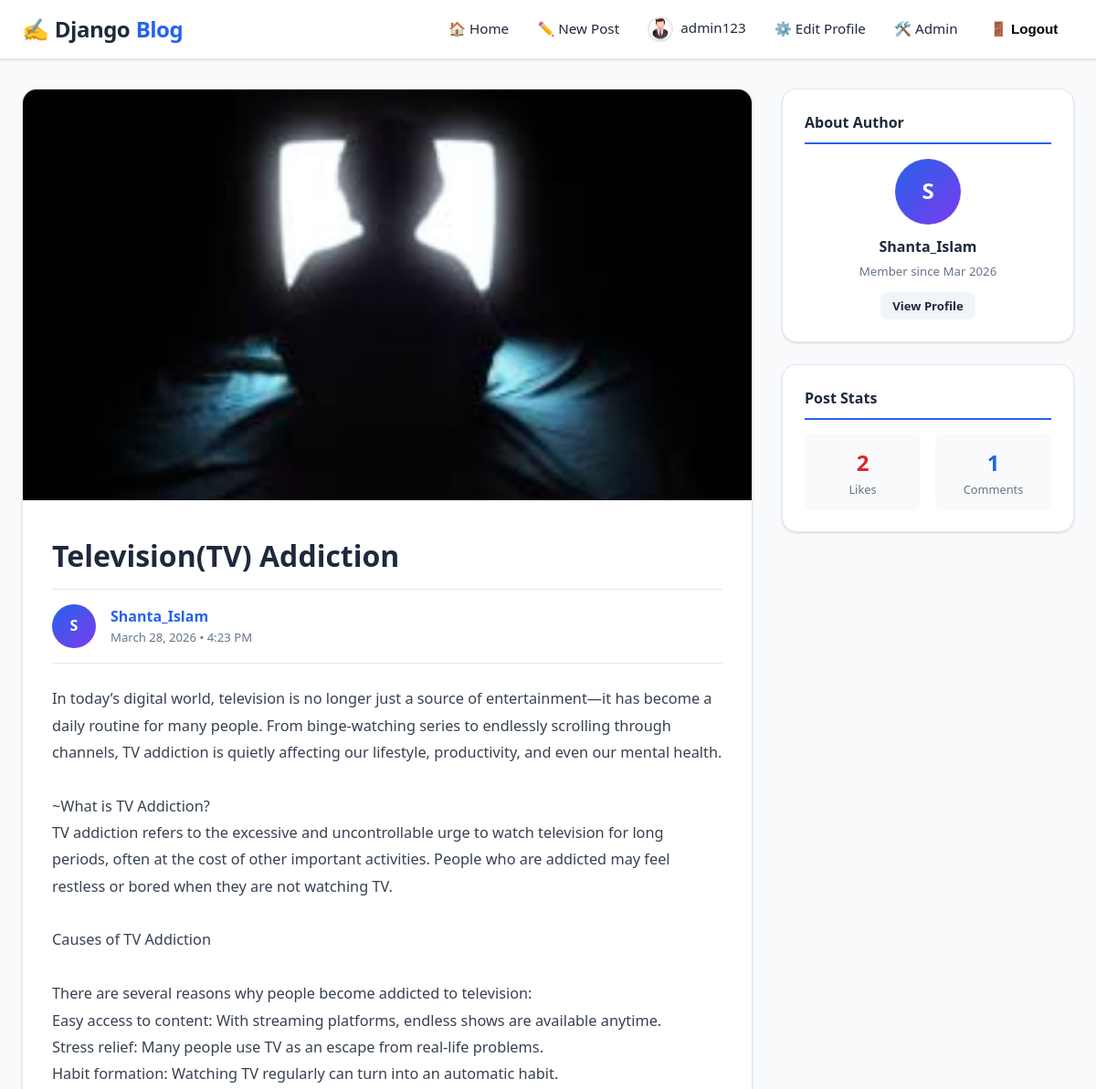
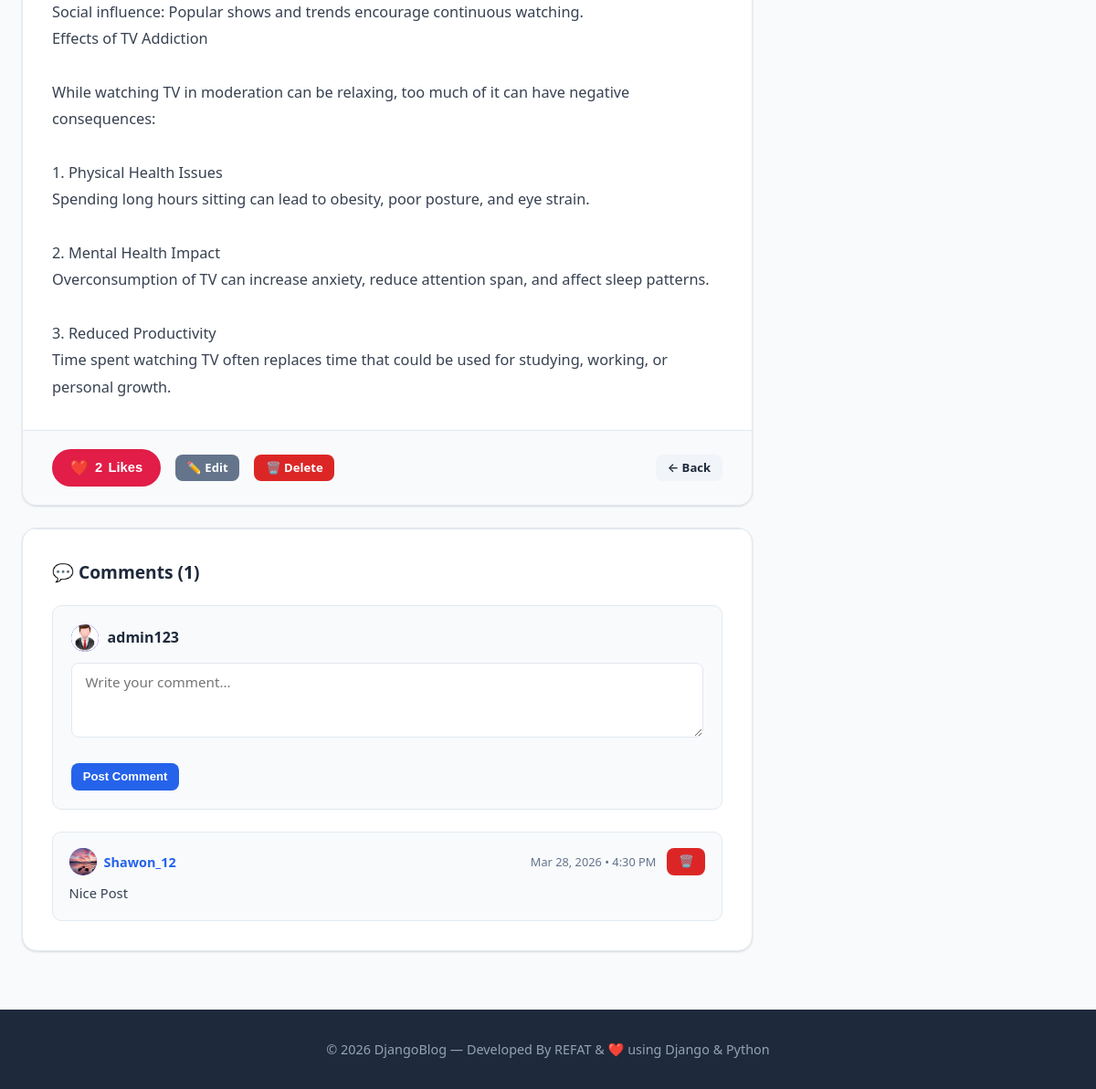
Screenshot of /post/3/ (signed in) with the database file from the repository (2 pictures, top to bottom).
### blog/models.py (models this page shows, shortened)
class UserProfile(models.Model):
    user = models.OneToOneField(User, on_delete=models.CASCADE, related_name='profile')
    bio = models.TextField(blank=True, null=True, max_length=500)
    profile_pic = models.ImageField(upload_to='profile_pics/', blank=True, null=True)
    location = models.CharField(max_length=100, blank=True, null=True)
    website = models.URLField(blank=True, null=True)

class Post(models.Model):
    title = models.CharField(max_length=200)
    content = models.TextField()
    author = models.ForeignKey(User, on_delete=models.CASCADE, related_name='posts')
    created_date = models.DateTimeField(default=timezone.now)
    updated_date = models.DateTimeField(auto_now=True)
    image = models.ImageField(upload_to='post_images/', blank=True, null=True)
    class Meta:
        ordering = ['-created_date']
    def total_likes(self):
        return self.likes.count()
    def total_comments(self):
        return self.comments.count()

class Comment(models.Model):
    post = models.ForeignKey(Post, on_delete=models.CASCADE, related_name='comments')
    author = models.ForeignKey(User, on_delete=models.CASCADE, related_name='comments')
    content = models.TextField()
    created_date = models.DateTimeField(default=timezone.now)
    class Meta:
        ordering = ['created_date']

### blog/views.py (the view, shortened to what this page needs)
# urls.py: path('post/<int:pk>/', views.post_detail, name='post_detail'),
def post_detail(request, pk):
    post = get_object_or_404(Post, pk=pk)
    comments = post.comments.all().select_related('author', 'author__profile')
    comment_form = CommentForm()
    user_liked = False
    if request.user.is_authenticated:
        user_liked = Like.objects.filter(post=post, user=request.user).exists()
    return render(request, 'blog/post_detail.html', {
        'post': post, 'comments': comments,
        'comment_form': comment_form, 'user_liked': user_liked,
    })

### blog/forms.py
class CommentForm(forms.ModelForm):
    content = forms.CharField(widget=forms.Textarea(attrs={
        'class': 'form-control', 'placeholder': 'Write your comment...', 'rows': 3
    }))
    class Meta:
        model = Comment
        fields = ['content']

### blog/templates/blog/post_detail.html (shortened to what this page needs)
{% extends 'blog/base.html' %}
{% block content %}
<div class="post-detail-wrap">
  <div>
    <article class="post-detail-main">
      {% if post.image %}
        <img src="{{ post.image.url }}" alt="{{ post.title }}" class="post-detail-image" />
      {% endif %}
      <div class="post-detail-content">
        <h1 class="post-detail-title">{{ post.title }}</h1>
        <div class="post-meta-bar">
          <div class="author-avatar author-avatar-lg">
            {% if post.author.profile.profile_pic %}
              <img src="{{ post.author.profile.profile_pic.url }}" class="avatar-img" alt="pic" />
            {% else %}
              {{ post.author.username|first|upper }}
            {% endif %}
          </div>
          <div>
            <div style="font-weight:700;">
              <a href="{% url 'profile' post.author.username %}">{{ post.author.username }}</a>
            </div>
            <div style="font-size:0.82rem;color:var(--text-muted);">{{ post.created_date|date:"F d, Y • g:i A" }}</div>
          </div>
        </div>
        <div class="post-body">{{ post.content }}</div>
      </div>
      <div class="post-actions-bar">
        {% if user.is_authenticated %}
          <button class="like-btn {% if user_liked %}liked{% endif %}" id="likeBtn" data-post-id="{{ post.pk }}">
            <span class="heart">{% if user_liked %}❤️{% else %}🤍{% endif %}</span>
            <span id="likeCount">{{ post.total_likes }}</span> Likes
          </button>
        {% else %}
          <a href="{% url 'login' %}?next={{ request.path }}" class="like-btn">🤍 {{ post.total_likes }} Likes</a>
        {% endif %}
        {% if user.is_authenticated %}
          {% if user == post.author or user.is_staff %}
            <a href="{% url 'post_edit' post.pk %}" class="btn btn-secondary btn-sm">✏️ Edit</a>
            <a href="{% url 'post_delete' post.pk %}" class="btn btn-danger btn-sm">🗑️ Delete</a>
          {% endif %}
        {% endif %}
        <a href="{% url 'home' %}" class="btn btn-light btn-sm" style="margin-left:auto;">← Back</a>
      </div>
    </article>
    <div class="post-detail-main" style="margin-top:1.5rem;">
      <div class="comments-section">
        <h3 style="font-size:1.2rem;font-weight:700;margin-bottom:1.25rem;">💬 Comments ({{ post.total_comments }})</h3>
        {% if user.is_authenticated %}
          <div class="comment-form-wrap">
            <div style="display:flex;align-items:center;gap:0.6rem;margin-bottom:0.75rem;">
              <div class="author-avatar">
                {% if user.profile.profile_pic %}
                  <img src="{{ user.profile.profile_pic.url }}" class="avatar-img" alt="pic" />
                {% else %}
                  {{ user.username|first|upper }}
                {% endif %}
              </div>
              <strong>{{ user.username }}</strong>
            </div>
            <form method="post">
              <div class="form-group">
                {{ comment_form.content }}
              </div>
              <button type="submit" class="btn btn-primary btn-sm">Post Comment</button>
            </form>
          </div>
        {% else %}
          <div style="background:var(--light-bg);padding:1rem;border-radius:var(--radius);margin-bottom:1.25rem;text-align:center;border:1px solid var(--border);">
            <a href="{% url 'login' %}?next={{ request.path }}">Login</a> to leave a comment.
          </div>
        {% endif %}
        {% if comments %}
          <div class="comment-list">
            {% for comment in comments %}
              <div class="comment-item">
                <div class="comment-header">
                  <div class="comment-author">
                    <div class="author-avatar">
                      {% if comment.author.profile.profile_pic %}
                        <img src="{{ comment.author.profile.profile_pic.url }}" class="avatar-img" alt="pic" />
                      {% else %}
                        {{ comment.author.username|first|upper }}
                      {% endif %}
                    </div>
                    <a href="{% url 'profile' comment.author.username %}">{{ comment.author.username }}</a>
                  </div>
                  <div style="display:flex;align-items:center;gap:0.75rem;">
                    <span class="comment-date">{{ comment.created_date|date:"M d, Y • g:i A" }}</span>
                    {% if user.is_authenticated %}
                      {% if user == comment.author or user.is_staff %}
                        <form method="post" action="{% url 'comment_delete' comment.pk %}" style="display:inline;">
                          <button type="submit" class="btn btn-danger btn-sm" onclick="return confirm('Delete this comment?')">🗑️</button>
                        </form>
                      {% endif %}
                    {% endif %}
                  </div>
                </div>
                <p class="comment-content">{{ comment.content }}</p>
              </div>
            {% endfor %}
          </div>
        {% else %}
          <div class="empty-state" style="padding:2rem;"><p>No comments yet. Be the first!</p></div>
        {% endif %}
      </div>
    </div>
  </div>
  <aside>
    <div class="sidebar-card">
      <div class="sidebar-card-title">About Author</div>
      <div style="text-align:center;">
        <div class="author-avatar author-avatar-lg" style="width:72px;height:72px;font-size:1.5rem;margin:0 auto 0.75rem;">
          {% if post.author.profile.profile_pic %}
            <img src="{{ post.author.profile.profile_pic.url }}" class="avatar-img" alt="pic" />
          {% else %}
            {{ post.author.username|first|upper }}
          {% endif %}
        </div>
        <h4 style="font-weight:700;">{{ post.author.username }}</h4>
        {% if post.author.profile.bio %}
          <p style="font-size:0.83rem;color:var(--text-muted);margin:0.4rem 0 0.75rem;">{{ post.author.profile.bio|truncatechars:80 }}</p>
        {% else %}
          <p style="font-size:0.83rem;color:var(--text-muted);margin:0.25rem 0 0.75rem;">Member since {{ post.author.date_joined|date:"M Y" }}</p>
        {% endif %}
        <a href="{% url 'profile' post.author.username %}" class="btn btn-light btn-sm">View Profile</a>
      </div>
    </div>
    <div class="sidebar-card">
      <div class="sidebar-card-title">Post Stats</div>
      <div style="display:grid;grid-template-columns:1fr 1fr;gap:1rem;text-align:center;">
        <div style="background:var(--light-bg);padding:0.75rem;border-radius:8px;">
          <div style="font-size:1.5rem;font-weight:800;color:var(--danger);">{{ post.total_likes }}</div>
          <div style="font-size:0.8rem;color:var(--text-muted);">Likes</div>
        </div>
        <div style="background:var(--light-bg);padding:0.75rem;border-radius:8px;">
          <div style="font-size:1.5rem;font-weight:800;color:var(--primary);">{{ post.total_comments }}</div>
          <div style="font-size:0.8rem;color:var(--text-muted);">Comments</div>
        </div>
      </div>
    </div>
  </aside>
</div>
{% endblock %}

### blog/templates/blog/base.html (shortened to what this page needs)
{% load static %}
<!DOCTYPE html>
<html lang="en">
<head>
  <link rel="stylesheet" href="{% static 'css/style.css' %}" />
</head>
<body>
  <nav class="navbar">
    <div class="navbar-inner">
      <a class="navbar-brand" href="{% url 'home' %}">✍️ <span>Django</span>Blog</a>
      <ul class="navbar-nav" id="navMenu">
        <li><a class="nav-link" href="{% url 'home' %}">🏠 Home</a></li>
        {% if user.is_authenticated %}
          <li><a class="nav-link" href="{% url 'post_create' %}">✏️ New Post</a></li>
          <li>
            <a class="nav-link" href="{% url 'profile' user.username %}">
              {% if user.profile.profile_pic %}
                <img src="{{ user.profile.profile_pic.url }}" class="nav-profile-pic" alt="pic" />
              {% endif %}
              {{ user.username }}
            </a>
          </li>
          <li><a class="nav-link" href="{% url 'profile_edit' %}">⚙️ Edit Profile</a></li>
          {% if user.is_staff %}
            <li><a class="nav-link" href="/admin/" target="_blank">🛠️ Admin</a></li>
          {% endif %}
          <li>
            <form method="post" action="{% url 'logout' %}" style="display:inline;">
              <button type="submit" class="nav-link btn-nav-primary" style="background:none;border:none;cursor:pointer;">🚪 Logout</button>
            </form>
          </li>
        {% else %}
          <li><a class="nav-link" href="{% url 'login' %}">Login</a></li>
          <li><a class="nav-link btn-nav-primary" href="{% url 'register' %}">Register</a></li>
        {% endif %}
      </ul>
    </div>
  </nav>
  <main class="main-content">
    {% block content %}{% endblock %}
  </main>
  <footer>
    <p>© 2026 DjangoBlog — Developed By REFAT & ❤️ using Django & Python</p>
  </footer>
</body>
</html>

### rows the page displays
Post: image (picture), title "Television(TV) Addiction", author.username|first "S", author.username "Shanta_Islam", created_date "March 28, 2026 • 4:23 PM", content "In today’s digital world, television is no longer just a source of entertainment—it has become a daily routine for many people. From binge-watching series to endlessly scrolling through channels, TV addiction is quietly affecting our lifestyle, productivity, and even our mental health. ~What is TV Addiction? TV addiction refers to the excessive and uncontrollable urge to watch television for long periods, often at the cost of other important activities. People who are addicted may feel restless or bored when they are not watching TV. Causes of TV Addiction There are several reasons why people become addicted to television: Easy access to content: With streaming platforms, endless shows are…", total_likes "2", total_comments "1", author.date_joined "Mar 2026"
Comment: author.profile.profile_pic (picture), author.username "Shawon_12", created_date "Mar 28, 2026 • 4:30 PM", content "Nice Post"

### other values shown
{{ user.username }} "admin123"
